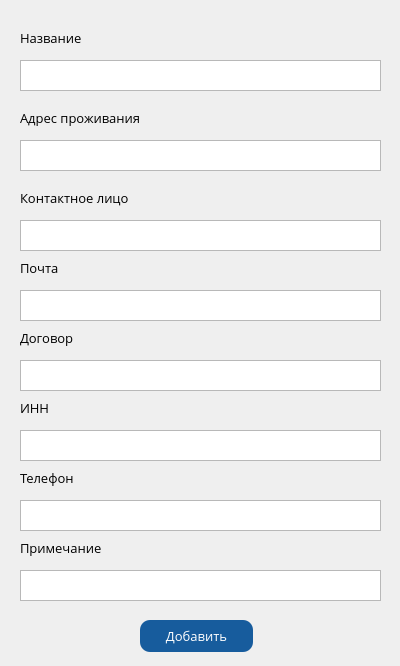
<?xml version="1.0" encoding="UTF-8"?>
<ui version="4.0">
 <class>Form_Client</class>
 <widget class="QWidget" name="Form_Client">
  <property name="windowModality">
   <enum>Qt::ApplicationModal</enum>
  </property>
  <property name="geometry">
   <rect>
    <x>0</x>
    <y>0</y>
    <width>400</width>
    <height>666</height>
   </rect>
  </property>
  <property name="font">
   <font>
    <family>Open Sans</family>
    <pointsize>10</pointsize>
   </font>
  </property>
  <property name="windowTitle">
   <string>Добавление записи</string>
  </property>
  <property name="windowIcon">
   <iconset>
    <normaloff>logo.png</normaloff>logo.png</iconset>
  </property>
  <widget class="QLabel" name="label">
   <property name="geometry">
    <rect>
     <x>20</x>
     <y>30</y>
     <width>181</width>
     <height>16</height>
    </rect>
   </property>
   <property name="text">
    <string>Название</string>
   </property>
  </widget>
  <widget class="QTextEdit" name="textEdit">
   <property name="geometry">
    <rect>
     <x>20</x>
     <y>60</y>
     <width>361</width>
     <height>31</height>
    </rect>
   </property>
  </widget>
  <widget class="QPushButton" name="pushButton">
   <property name="geometry">
    <rect>
     <x>140</x>
     <y>620</y>
     <width>113</width>
     <height>32</height>
    </rect>
   </property>
   <property name="styleSheet">
    <string notr="true">QPushButton {
    border-radius:  10px;
    background-color:  rgb(23, 92, 157);
    color:  rgb(255, 255, 255);
	font: 10pt &quot;Open Sans&quot;;
}

QPushButton:pressed {
    background-color:  rgb(11, 48, 84);
}</string>
   </property>
   <property name="text">
    <string>Добавить</string>
   </property>
  </widget>
  <widget class="QLabel" name="label_2">
   <property name="geometry">
    <rect>
     <x>20</x>
     <y>110</y>
     <width>181</width>
     <height>16</height>
    </rect>
   </property>
   <property name="text">
    <string>Адрес проживания</string>
   </property>
  </widget>
  <widget class="QTextEdit" name="textEdit_2">
   <property name="geometry">
    <rect>
     <x>20</x>
     <y>140</y>
     <width>361</width>
     <height>31</height>
    </rect>
   </property>
  </widget>
  <widget class="QLabel" name="label_3">
   <property name="geometry">
    <rect>
     <x>20</x>
     <y>190</y>
     <width>181</width>
     <height>16</height>
    </rect>
   </property>
   <property name="text">
    <string>Контактное лицо</string>
   </property>
  </widget>
  <widget class="QTextEdit" name="textEdit_3">
   <property name="geometry">
    <rect>
     <x>20</x>
     <y>220</y>
     <width>361</width>
     <height>31</height>
    </rect>
   </property>
  </widget>
  <widget class="QLabel" name="label_4">
   <property name="geometry">
    <rect>
     <x>20</x>
     <y>260</y>
     <width>181</width>
     <height>16</height>
    </rect>
   </property>
   <property name="text">
    <string>Почта</string>
   </property>
  </widget>
  <widget class="QTextEdit" name="textEdit_4">
   <property name="geometry">
    <rect>
     <x>20</x>
     <y>290</y>
     <width>361</width>
     <height>31</height>
    </rect>
   </property>
  </widget>
  <widget class="QLabel" name="label_5">
   <property name="geometry">
    <rect>
     <x>20</x>
     <y>330</y>
     <width>181</width>
     <height>16</height>
    </rect>
   </property>
   <property name="text">
    <string>Договор</string>
   </property>
  </widget>
  <widget class="QTextEdit" name="textEdit_5">
   <property name="geometry">
    <rect>
     <x>20</x>
     <y>360</y>
     <width>361</width>
     <height>31</height>
    </rect>
   </property>
  </widget>
  <widget class="QTextEdit" name="textEdit_6">
   <property name="geometry">
    <rect>
     <x>20</x>
     <y>430</y>
     <width>361</width>
     <height>31</height>
    </rect>
   </property>
  </widget>
  <widget class="QLabel" name="label_6">
   <property name="geometry">
    <rect>
     <x>20</x>
     <y>400</y>
     <width>181</width>
     <height>16</height>
    </rect>
   </property>
   <property name="text">
    <string>ИНН</string>
   </property>
  </widget>
  <widget class="QTextEdit" name="textEdit_7">
   <property name="geometry">
    <rect>
     <x>20</x>
     <y>500</y>
     <width>361</width>
     <height>31</height>
    </rect>
   </property>
  </widget>
  <widget class="QLabel" name="label_7">
   <property name="geometry">
    <rect>
     <x>20</x>
     <y>470</y>
     <width>181</width>
     <height>16</height>
    </rect>
   </property>
   <property name="text">
    <string>Телефон</string>
   </property>
  </widget>
  <widget class="QTextEdit" name="textEdit_8">
   <property name="geometry">
    <rect>
     <x>20</x>
     <y>570</y>
     <width>361</width>
     <height>31</height>
    </rect>
   </property>
  </widget>
  <widget class="QLabel" name="label_8">
   <property name="geometry">
    <rect>
     <x>20</x>
     <y>540</y>
     <width>181</width>
     <height>16</height>
    </rect>
   </property>
   <property name="text">
    <string>Примечание</string>
   </property>
  </widget>
 </widget>
 <resources/>
 <connections/>
</ui>
